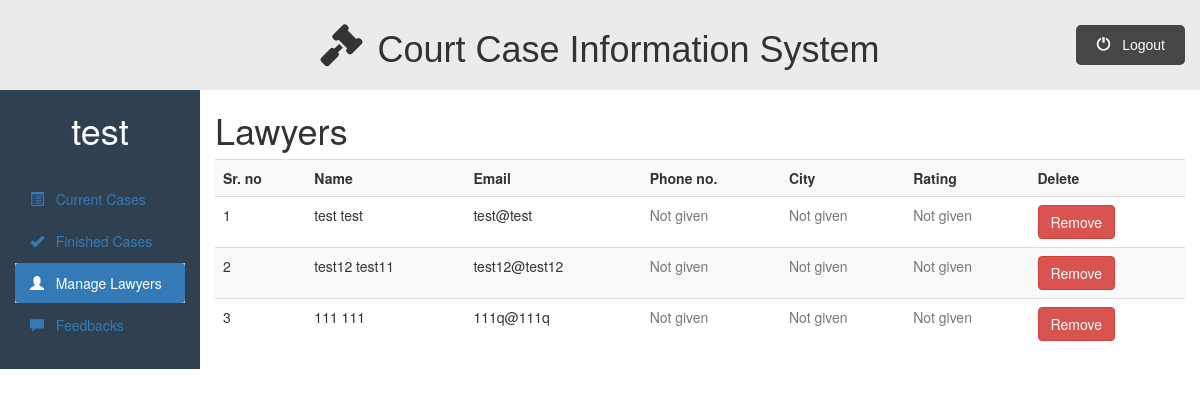
The page /admin_dashboard.php?q=managelawyers (signed in) on the database as committed earlier.
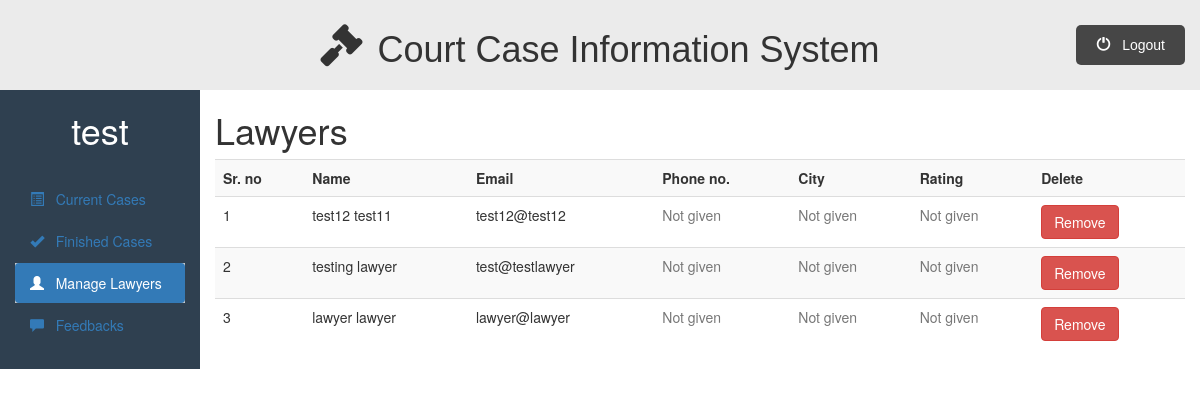
The same page on the database as committed later.
### tables this page shows
CREATE TABLE `lawyer_login` (
  `lawyer_id` int(11) NOT NULL,
  `lawyer_first_name` varchar(50) NOT NULL,
  `lawyer_last_name` varchar(50) NOT NULL,
  `lawyer_email` varchar(50) NOT NULL,
  `lawyer_password` varchar(200) NOT NULL,
  `lawyer_phone_no` int(11) DEFAULT NULL,
  `lawyer_city` varchar(100) DEFAULT NULL,
  `lawyer_address` varchar(200) DEFAULT NULL,
  `lawyer_rating` int(11) DEFAULT NULL,
  `specialization` varchar(100) DEFAULT NULL,
  `lawyer_image` blob
);

### admin/managelawyers.php (the view, shortened to what this page needs)
<div class="container-fluid">
    <div class="row">
        <div class="col-sm-2">
            <h1>
                <?php echo $_SESSION["admin_name"]; ?>
            </h1>
            <br>
            <ul id="side_menu" class="nav nav-pills nav-stacked">
                <li class="">
                    <a href="admin_dashboard.php">
                        <span class="glyphicon glyphicon-list-alt"></span>
                        &nbsp; Current Cases
                     </a>
                </li>
                <li class="">
                    <a href="admin_dashboard.php?q=finishedcases">
                        <span class="glyphicon glyphicon-ok"></span>
                        &nbsp; Finished Cases
                    </a>
                </li>
                <li class="active">
                    <a href="admin_dashboard.php?q=managelawyers">
                        <span class="glyphicon glyphicon-user"></span>
                        &nbsp; Manage Lawyers
                    </a>
                </li>
                <li class="">
                    <a href="admin_dashboard.php?q=feedbacks">
                        <span class="glyphicon glyphicon-comment"></span>
                        &nbsp; Feedbacks
                    </a>
                </li>
            </ul>
       </div>
       <div class="col-sm-10">
            <h1>Lawyers</h1>
            <div class="table-responsive">
                <table class="table table-striped table-hover">
                    <tr>
                        <th>Sr. no</th>
                        <th>Name</th>
                        <th>Email</th>
                        <th>Phone no.</th>
                        <th>City</th>
                        <th>Rating</th>
                        <th>Delete</th>
                    </tr>
                        <?php
                            require_once("includes/db.php");
                            if ($con) {
                                $x=1;
                                $stmt = $con->prepare("
                                SELECT lawyer_id, lawyer_first_name, lawyer_last_name, lawyer_email,
                                lawyer_phone_no, lawyer_city, lawyer_rating
                                FROM lawyer_login");
                                $stmt->execute();
                                $stmt->store_result();
                                $stmt->bind_result($lawyer_id, $lawyer_first_name, $lawyer_last_name,
                                $lawyer_email, $lawyer_phone, $lawyer_city, $lawyer_rating);
                                while ($stmt->fetch()) {
                                    if(!$lawyer_city)
                                        $lawyer_city="<span class='text-muted'>Not given</span>";
                                    if(!$lawyer_phone)
                                        $lawyer_phone="<span class='text-muted'>Not given</span>";
                                    if(!$lawyer_rating)
                                        $lawyer_rating="<span class='text-muted'>Not given</span>";
                                    echo "
                                    <tr>
                                        <td> {$x} </td>
                                        <td> {$lawyer_first_name} {$lawyer_last_name}</td>
                                        <td> {$lawyer_email} </td>
                                        <td> {$lawyer_phone} </td>
                                        <td> {$lawyer_city} </td>
                                        <td> {$lawyer_rating} </td>
                                        <td>
                                            <a class='btn btn-danger' href='admin_dashboard.php?q=removelawyer&id={$lawyer_id}'>
                                                Remove
                                            </a>
                                        </td>
                                    </tr>
                                    ";
                                    $x++;
                                }
                            }
                            else{
                                echo "Server Prob";
                            }
                        ?>
                </table>
            </div>
       </div>
   </div>
</div>

### admin_dashboard.php (shortened to what this page needs)
<!DOCTYPE html>
<html lang="en">
<head>
    <link rel="stylesheet" href="https://maxcdn.bootstrapcdn.com/bootstrap/3.4.0/css/bootstrap.min.css">
    <link rel="stylesheet" href="public/css/style.css">
    <link rel="stylesheet" href="public/css/dashboard.css">
</head>
<body>
    <div class="title-bar">
        <div id="item1">
            <i class="fas fa-gavel fa-3x"></i>
            <h1>Court Case Information System</h1>
        </div>
        <div id="item2">
            <button class="sm" onclick="window.top.location='logout.php'">
                <span class="glyphicon glyphicon-off"></span>&nbsp;&nbsp;&nbsp;Logout
            </button>
        </div>
    </div>
    <?php
        if(!isset($_GET['q']))
            require_once("admin/currentcases.php");
        elseif($_GET['q'] == "finishedcases")
            require_once("admin/finishedcases.php");
        elseif($_GET['q'] == "managelawyers")
            require_once("admin/managelawyers.php");
        elseif($_GET['q'] == "feedbacks")
            require_once("admin/feedbacks.php");
        elseif($_GET['q'] == "updatecase")
            require_once("admin/updatecase.php");
        elseif($_GET['q'] == 'removelawyer')
            require_once("admin/removelawyer.php");
    ?>
</body>
</html>

### public/css/style.css (style rules this page uses)
* { padding: 0%; margin: 0%; box-sizing: border-box; }
html { scroll-behavior: smooth; }
ul { list-style-type: none; }
.title-bar { display: grid; grid-template-columns: repeat(4,1fr); font-family: Arial, Helvetica, sans-serif ; background-color: rgb(235,235,235); padding: 1rem; justify-content: center; align-content: center; text-align: center; }
#item1 { grid-column-start: 2; grid-column-end: 4; display:flex; align-content: center; justify-content: center; text-align: center; align-items: center; }
#item1>h1 { margin-left:1.5rem; }
#item2 { grid-column-start: 4; grid-column-end: 5; display: flex; align-content: flex-end; justify-content: flex-end; align-items: center; }
.sm { margin-right: 0.5rem; margin-left: 0.8rem; font-size: 1.4rem; border: none; border-radius: 5px; background-color: rgba(0,0,0,0.7); color: white; padding: 10px 20px; }
.active, .accordion:hover { background-color: #ccc; }

### public/css/dashboard.css (style rules this page uses)
.row { background-color: #2f4050; }
.col-sm-10 { background-color: #fff; }
.col-sm-2 h1 { color: #fff; text-align:center; }

Rows that differ between the two databases and show on the page:
removed lawyer_login: lawyer_first_name "test", lawyer_last_name "test", lawyer_email "test@test", shows "Not given"
removed lawyer_login: lawyer_first_name "111", lawyer_last_name "111", lawyer_email "111q@111q", shows "Not given"
added lawyer_login: lawyer_first_name "testing", lawyer_last_name "lawyer", lawyer_email "test@testlawyer", shows "Not given"
added lawyer_login: lawyer_first_name "lawyer", lawyer_last_name "lawyer", lawyer_email "lawyer@lawyer", shows "Not given"
